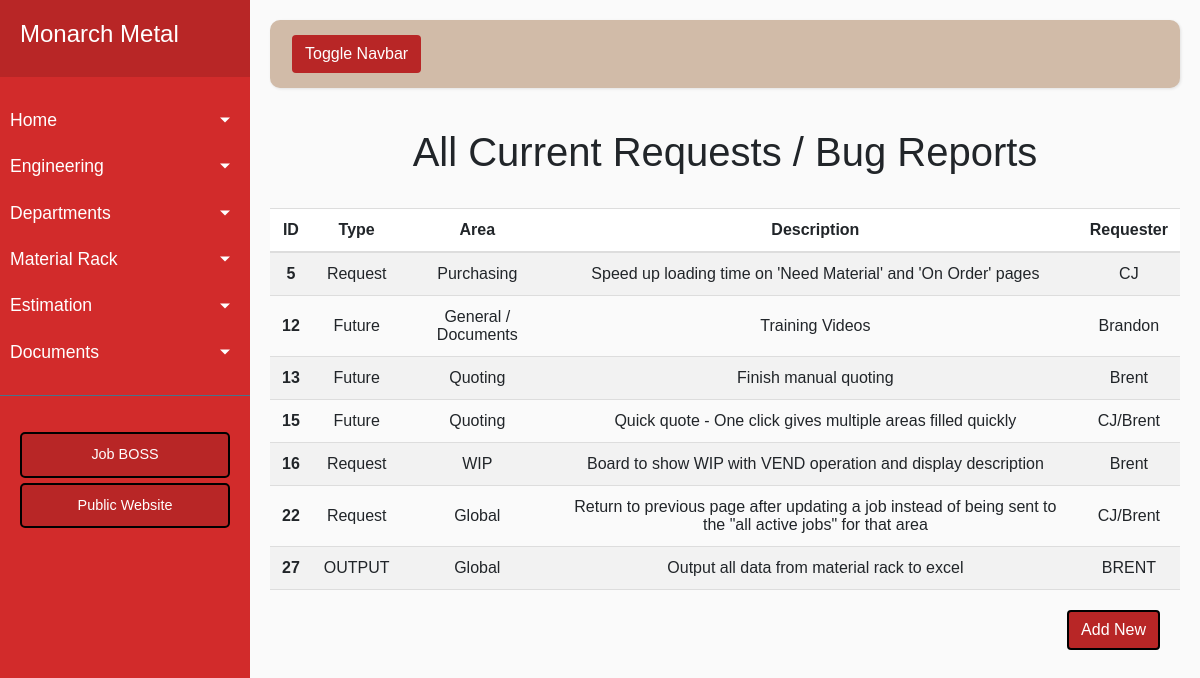
The page /index on the database as committed earlier.
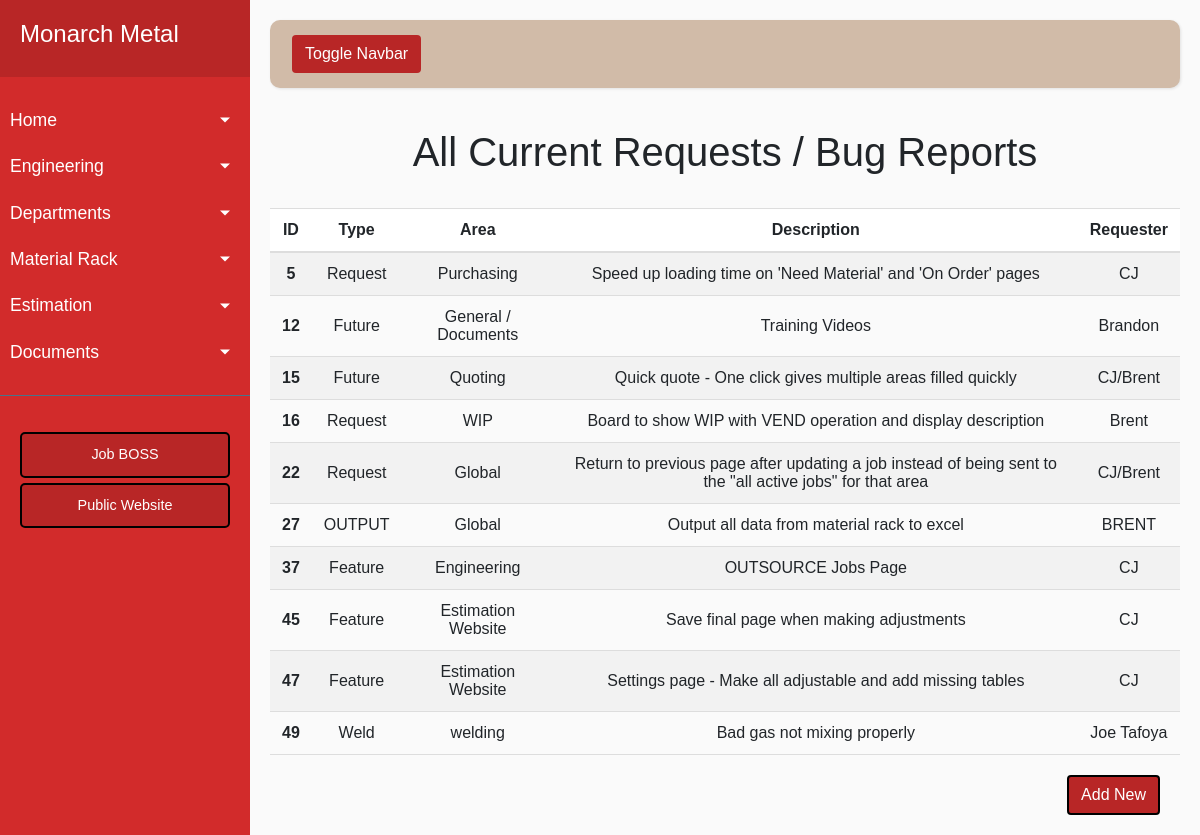
The same page on the database as committed later.
### app/models.py (models this page shows, shortened)
class Todo(Base):
    __tablename__ = 'todo'
    id = Column(Integer, primary_key=True)
    rtype = Column(String(120))
    area = Column(String(120))
    desc = Column(String(120))
    name = Column(String(120))
    done = Column(Integer())

### app/routes.py (the view)
@app.route('/')
@app.route('/index')
def index():
    todos = Todo.query.order_by('id').all()
    return render_template('index.html', title='Monarch Home', todos=todos)

### app/routes.py (called while the page is built)
@app.teardown_appcontext
def shutdown_session(exception=None):
    db_session.remove()

### app/templates/index.html
{% extends "base.html" %}
{% block content %}
    <h1 align="center">All Current Requests / Bug Reports</h1>
    <br>
    <body>
        <table id="myTable">
            <tr class="header">
                <th scope="col">ID</th>
                <th scope="col">Type</th>
                <th scope="col">Area</th>
                <th scope="col">Description</th>
                <th scope="col">Requester</th>
            </tr>
            {% for t in todos %}
                {% if t.done != 'on' %}
                    <tr id={{ t.id }}>
                        <td><a href="/edit_todo/{{ t.id }}"><span style="font-weight:bold">{{ t.id }}</span></a></th>
                        <td align='center'> {{ t.rtype }} </td>
                        <td align='center'> {{ t.area }} </td>
                        <td align='center'> {{ t.desc }} </td>
                        <td align='center'> {{ t.name }} </td>
                    </tr>
                {% endif %}
            {% endfor %}
        </table>
        <a href="backend_todo">
            <button class="btn btn-block btn-primary todoBtn">Add New</button>
        </a>
    </body>
{% endblock %}

Rows that differ between the two databases and show on the page:
no longer on this page (row edited): Todo: id "13", rtype "Future", area "Quoting", desc "Finish manual quoting", name "Brent"
added Todo: id "37", rtype "Feature", area "Engineering", desc "OUTSOURCE Jobs Page", name "CJ"
added Todo: id "45", rtype "Feature", area "Estimation Website", desc "Save final page when making adjustments", name "CJ"
added Todo: id "47", rtype "Feature", area "Estimation Website", desc "Settings page - Make all adjustable and add missing tables", name "CJ"
added Todo: id "49", rtype "Weld", area "welding", desc "Bad gas not mixing properly", name "Joe Tafoya"
